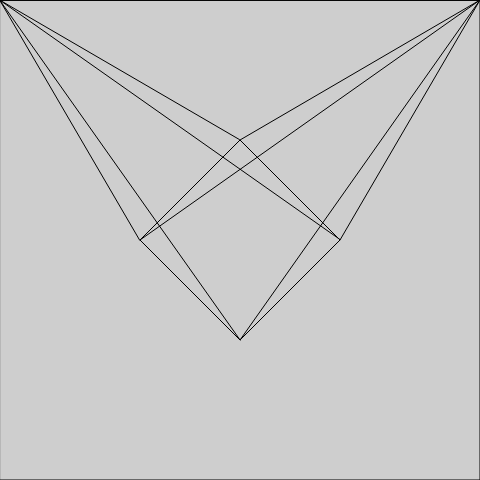
Frame 1 (no input)
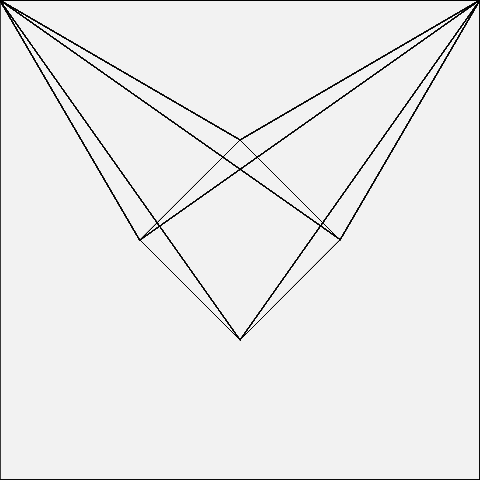
Frame 60 (no input)
Frame 120 (the mouse pressed at the canvas centre since frame 60): identical to frame 60, image omitted

The p5.js sketch that drew these frames (run headless with seeded random() and noise() and a simulated clock; from frame 60 on, the mouse is pressed at the canvas centre):

// p5.js sketch
// ── sketch.js
// https://editor.p5js.org/jht9629-nyu/sketches/4q5Aq4BYB
// matt-parker-10_02-RingOfNonFire
// https://github.com/madparker/-p5t/blob/main/%23p5t/ArtSketch/10_02_2020/RingOfNonFire/RingOfNonFire.pde
// #p5t/ArtSketch/10_02_2020/RingOfNonFire/RingOfNonFire.pde

class P {
  constructor() {
    this.x = 0;
    this.y = 0;
  }
}
let p = new P(),
  o = new P();
let f = 0;

function setup() {
  createCanvas(480, 480); // frame.setSize(480, 480) in draw()
  background(204); // Processing default background
}

function draw() {
  //f+=.1;
  fill(255, 9);
  rect(0, 0, 480, 480);
  noFill();

  //quad(0,0,480,0,250,400,400, 400);

  //

  //for(int i=0; i<3; i++){
  d(f);
  quad(0, 0, 480, 0, p.x, p.y, o.x, o.y);
  d(f + 1);
  quad(0, 0, 480, 0, p.x, p.y, o.x, o.y);
  d(f + 2);
  quad(0, 0, 480, 0, p.x, p.y, o.x, o.y);
  d(f + 3);
  quad(0, 0, 480, 0, p.x, p.y, o.x, o.y);
  //quad(0,0,480,0,240,240,140,240);
  //d(i);quad(480,0,480,480,p.x,p.y,o.x,o.y);
  //d(i);quad(480,480,0,480,p.x,p.y,o.x,o.y);
  //d(i);quad(0,480,0,0,p.x,p.y,o.x,o.y);
  //}

  // println(o.x + "x" + o.y); dropped: it only logged to the console each frame
}

function d(w) {
  p.x = 240 + sin((w * TAU) / 4 + f) * 100;
  p.y = 240 + cos((w * TAU) / 4 + f) * 100;
  o.x = 240 + sin(((w + 1) * TAU) / 4 + f) * 100;
  o.y = 240 + cos(((w + 1) * TAU) / 4 + f) * 100;
}

// ---- Original Processing source: #p5t/ArtSketch/10_02_2020/RingOfNonFire/RingOfNonFire.pde
/*
class P{float x,y;}
P p = new P(),o = new P();
float f;

void draw(){//f+=.1;
  fill(255,9);
  rect(0,0,480,480);
  noFill();
  frame.setSize(480,480);
  
  //quad(0,0,480,0,250,400,400, 400);
    
  // 
    
  //for(int i=0; i<3; i++){
    d(f);quad(0,0,480,0,p.x,p.y,o.x,o.y);
    d(f+1);quad(0,0,480,0,p.x,p.y,o.x,o.y);
    d(f+2);quad(0,0,480,0,p.x,p.y,o.x,o.y);
    d(f+3);quad(0,0,480,0,p.x,p.y,o.x,o.y);
    //quad(0,0,480,0,240,240,140,240); 
    //d(i);quad(480,0,480,480,p.x,p.y,o.x,o.y);
    //d(i);quad(480,480,0,480,p.x,p.y,o.x,o.y);
    //d(i);quad(0,480,0,0,p.x,p.y,o.x,o.y);
  //}
  
  println(o.x + "x" + o.y);
}

void d(float w){
  p.x=240+sin(w*TAU/4+f)*100;
  p.y=240+cos(w*TAU/4+f)*100;
  o.x=240+sin((w+1)*TAU/4+f)*100;
  o.y=240+cos((w+1)*TAU/4+f)*100;
}
*/
